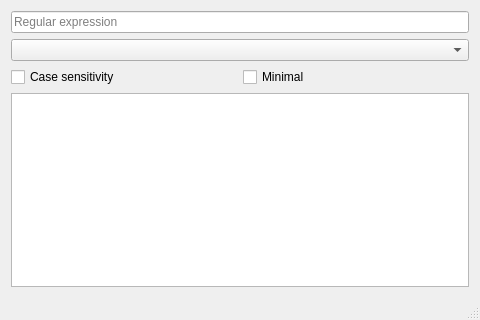
<?xml version="1.0" encoding="UTF-8"?>
<ui version="4.0">
 <class>MainWindow</class>
 <widget class="QMainWindow" name="MainWindow">
  <property name="geometry">
   <rect>
    <x>0</x>
    <y>0</y>
    <width>480</width>
    <height>320</height>
   </rect>
  </property>
  <property name="windowTitle">
   <string>MainWindow</string>
  </property>
  <widget class="QWidget" name="centralWidget">
   <layout class="QVBoxLayout" name="verticalLayout">
    <item>
     <widget class="QLineEdit" name="lineEdit">
      <property name="placeholderText">
       <string>Regular expression</string>
      </property>
     </widget>
    </item>
    <item>
     <widget class="QComboBox" name="patternSyntax"/>
    </item>
    <item>
     <layout class="QHBoxLayout" name="horizontalLayout">
      <item>
       <widget class="QCheckBox" name="caseSensitivity">
        <property name="text">
         <string>Case sensitivity</string>
        </property>
       </widget>
      </item>
      <item>
       <widget class="QCheckBox" name="minimal">
        <property name="text">
         <string>Minimal</string>
        </property>
       </widget>
      </item>
     </layout>
    </item>
    <item>
     <widget class="QTextEdit" name="textEdit">
      <property name="acceptRichText">
       <bool>true</bool>
      </property>
     </widget>
    </item>
   </layout>
  </widget>
  <widget class="QStatusBar" name="statusBar"/>
 </widget>
 <layoutdefault spacing="6" margin="11"/>
 <resources/>
 <connections/>
</ui>
